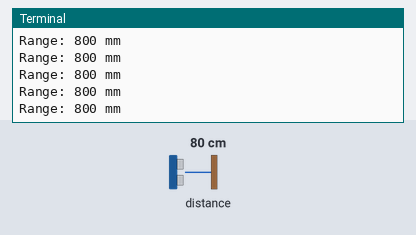
Bench run of a program on a simulated Raspberry Pi (BCM pin numbers). Parts: the last lines printed to the terminal. Inputs (shaded band) come from the test bench; at power-on: distance to the obstacle 80 cm.

Above: at 1.2 s.
1.3 s: distance to the obstacle set to 2 cm
At 1.47 s:
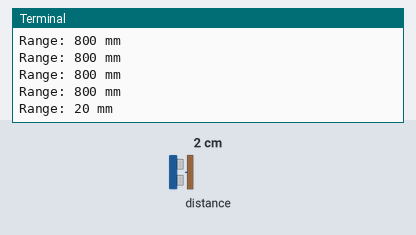
2.8 s: distance to the obstacle set to 4 cm
At 2.92 s:
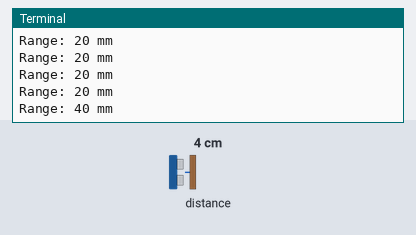
Timing chart, 0 to 5.8 s (numbered marks = the images above; inputs shaded):
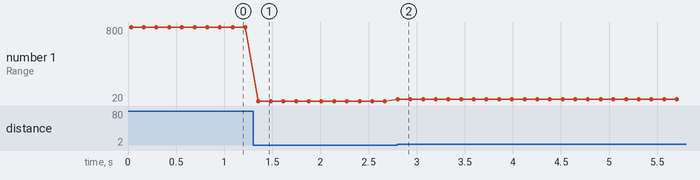

Measured:
- after the input at 1.3 s, the terminal: prints a new line after 0.05 s (image 1)
- after the input at 2.8 s, the terminal: prints a new line at once (image 2)
- plotted number 1: 800 → 20 after the input at 1.3 s, 20 → 40 after the input at 2.8 s

The program:

mesafe.py
```python
import time
from smbus2 import SMBus

# VL53L0X default I2C address
VL53L0X_ADDR = 0x29
I2C_BUS = 1

# Important registers
SYSRANGE_START = 0x00
RESULT_RANGE_STATUS = 0x14

def read_distance_mm(bus):
    # Start single ranging measurement
    bus.write_byte_data(VL53L0X_ADDR, SYSRANGE_START, 0x01)

    # Wait for measurement to complete
    time.sleep(0.03)

    # Read result registers
    data = bus.read_i2c_block_data(VL53L0X_ADDR, RESULT_RANGE_STATUS, 12)

    # Distance is stored in bytes 10 & 11
    distance = (data[10] << 8) | data[11]
    return distance


def main():
    with SMBus(I2C_BUS) as bus:
        print("VL53L0X initialized")

        while True:
            try:
                distance = read_distance_mm(bus)
                print(f"Range: {distance} mm")
                time.sleep(0.1)
            except OSError as e:
                print("I2C error:", e)
                time.sleep(1)


if __name__ == "__main__":
    main()
```
